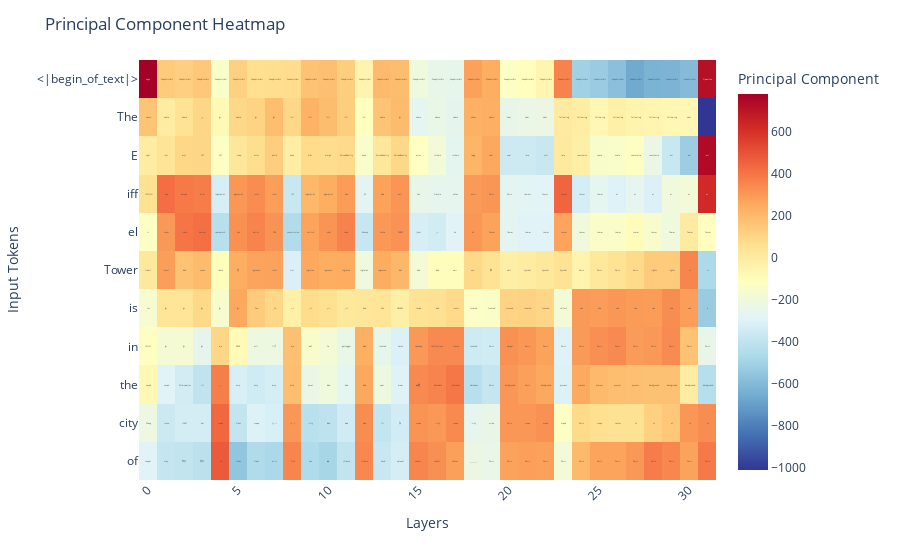

Write notebook code for a chart like this one.
### Code cell
ll.logitPC(llama, prompt, remote=True, heatmap=True, layer=None)

### Figure 1 — Plotly figure (JSON) as saved in the notebook; plotly's stock layout.template omitted (floating-point values rounded to 4 significant figures; data arrays with more than 128 entries replaced by an {"elided": "..."} marker saying what was removed)
{"data": [{"coloraxis": "coloraxis", "hovertemplate": "Input Token: %{y}<br>Layer: %{x}<br>Predicted Token: %{text}<br>Principal Component: %{z:.4f}<extra></extra>", "name": "0", "text": {"elided": "11x32 str values"}, "texttemplate": "%{text}", "type": "heatmap", "x": [0, 1, 2, 3, 4, 5, 6, 7, 8, 9, 10, 11, 12, 13, 14, 15, 16, 17, 18, 19, 20, 21, 22, 23, 24, 25, 26, 27, 28, 29, 30, 31], "xaxis": "x", "y": ["<|begin_of_text|>", "The", " E", "iff", "el", " Tower", " is", " in", " the", " city", " of"], "yaxis": "y", "z": {"elided": "11x32 float values"}}], "layout": {"coloraxis": {"colorbar": {"title": {"text": "Principal Component"}}, "colorscale": [[0, "rgb(49,54,149)"], [0.1, "rgb(69,117,180)"], [0.2, "rgb(116,173,209)"], [0.3, "rgb(171,217,233)"], [0.4, "rgb(224,243,248)"], [0.5, "rgb(255,255,191)"], [0.6, "rgb(254,224,144)"], [0.7, "rgb(253,174,97)"], [0.8, "rgb(244,109,67)"], [0.9, "rgb(215,48,39)"], [1, "rgb(165,0,38)"]]}, "margin": {"t": 60}, "title": {"text": "Principal Component Heatmap"}, "xaxis": {"anchor": "y", "constrain": "domain", "domain": [0, 1], "scaleanchor": "y", "tickangle": -45, "title": {"text": "Layers"}}, "yaxis": {"anchor": "x", "autorange": "reversed", "constrain": "domain", "domain": [0, 1], "title": {"text": "Input Tokens"}}}}
